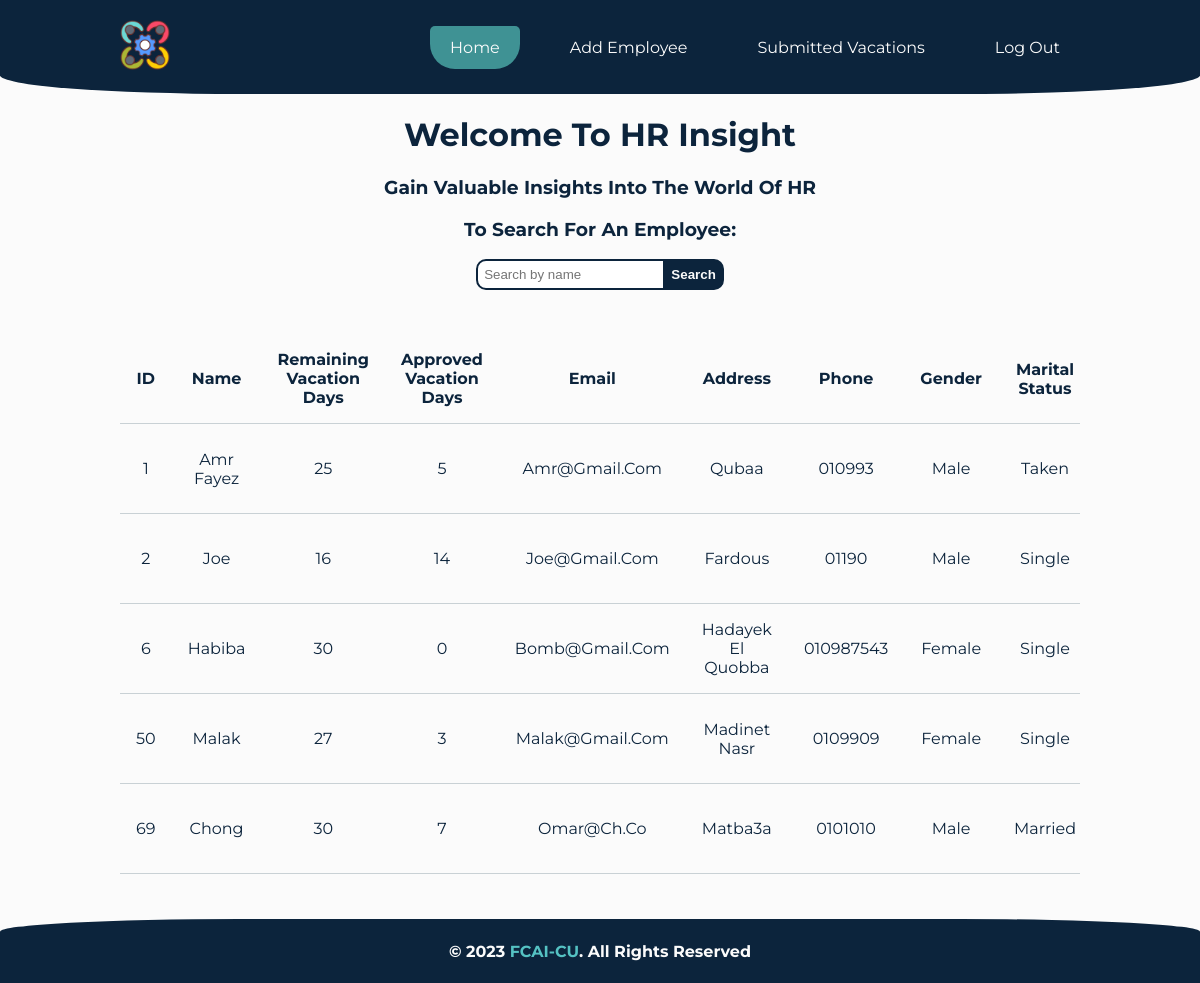
/home/ (signed in), run on an earlier commit of the app's database.
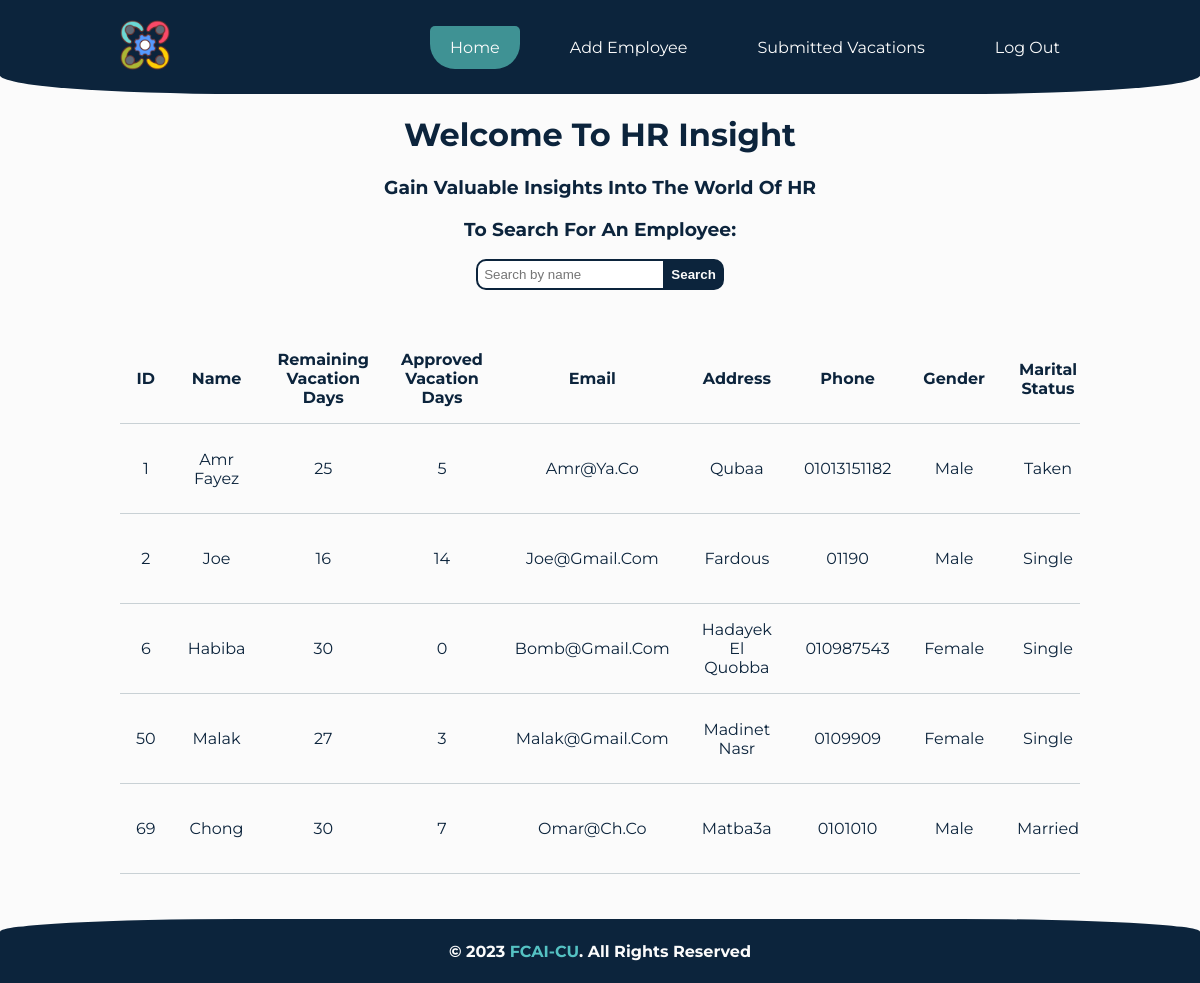
And on a later commit of the database.
### pages/models.py (models this page shows, shortened)
class Employee(models.Model):
    GENDER_CHOICES = [
        ('male', 'Male'),
        ('female', 'Female'),
    ]
    MARITAL_STATUS_CHOICES = [
        ('single', 'Single'),
        ('taken', 'Taken'),
        ('married', 'Married'),
        ('divorced', 'Divorced'),
        ('widowed', 'Widowed'),
    ]
    ID = models.IntegerField(primary_key=True)
    Name = models.CharField(max_length=15)
    Remaining_vacation_days = models.IntegerField(default=30)
    Approved_vacation_days = models.IntegerField(default=0)
    Email = models.EmailField(max_length=254)
    Address = models.CharField(max_length=100)
    Phone = models.CharField(max_length=11)
    Salary = models.CharField(max_length=20)
    Date_of_birth = models.DateField(null=True)
    Gender = models.CharField(max_length=6, choices=GENDER_CHOICES, null=True)
    Marital_status = models.CharField(
        max_length=10, choices=MARITAL_STATUS_CHOICES)
    objects = models.Manager()

### pages/views.py (the view)
# urls.py: path('home/', views.home, name='home'),
def home(request):
    if 'username' in request.session and not request.session['username'] == '':
        print(request.session['username']+" logged in")
        employees = Employee.objects.all()
        context = {'employees': employees}
        return render(request, 'pages/home.html', context)
    else:
        print("no username")
        return redirect('login')

### templates/pages/home.html (shortened to what this page needs)
{% extends 'base.html' %}
{% load static %}
{% block styles %}
<link rel="stylesheet" href="{% static 'style/home.css' %}">
{% endblock styles %}
{% block content %}
<h1 style="text-align: center;">
    Welcome to HR Insight
</h1>
<h3>
    <b>Gain Valuable Insights into the World of HR</b>
</h3>
<div>
    <h3>To Search for an Employee:</h3>
    <form id="search">
        <input type="text" name="search" placeholder="Search by name" id="sName">
        <button type="submit" id="sBtn">Search</button>
    </form>
</div>
<br>
<div class="tData">
    <table style="text-align: center;" id="table">
        <thead>
            <tr>
                <th>ID</th>
                <th>Name</th>
                <th>Remaining vacation days</th>
                <th>Approved vacation days</th>
                <th>Email</th>
                <th>Address</th>
                <th>Phone</th>
                <th>Gender</th>
                <th>Marital status</th>
            </tr>
        </thead>
        <tbody id="table-body">
        {% for emp in employees %}
            <tr>
                <td>{{emp.ID}}</td>
                <td>{{emp.Name}}</td>
                <td>{{emp.Remaining_vacation_days}}</td>
                <td>{{emp.Approved_vacation_days}}</td>
                <td>{{emp.Email}}</td>
                <td>{{emp.Address}}</td>
                <td>{{emp.Phone}}</td>
                <td>{{emp.Gender}}</td>
                <td>{{emp.Marital_status}}</td>
            </tr>
            {% endfor %}
        </tbody>
    </table>
</div>
{% endblock content %}

What changed in the data, as far as the page shows it:
changed Employee "Amr Fayez": Email "Amr@gmail.com" → "Amr@ya.co"; Phone "010993" → "01013151182"
